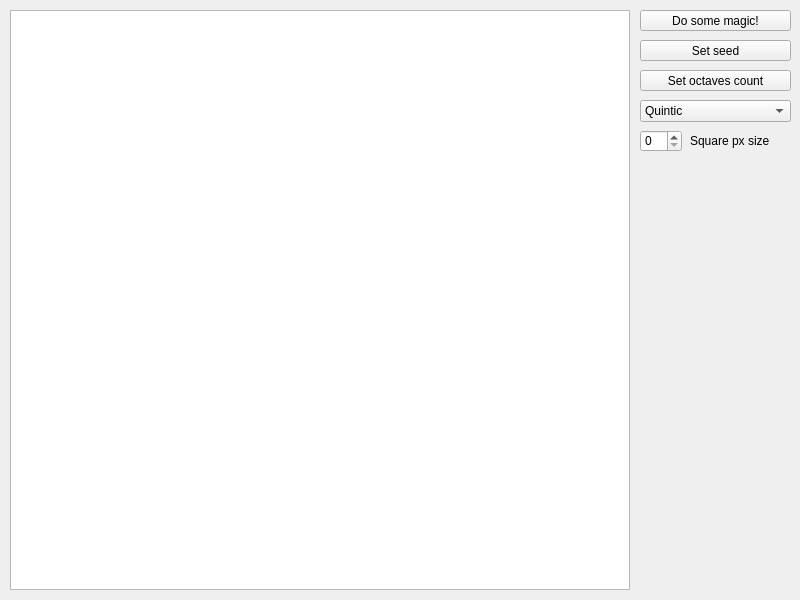
<?xml version="1.0" encoding="UTF-8"?>
<ui version="4.0">
 <class>MainWindow</class>
 <widget class="QMainWindow" name="MainWindow">
  <property name="geometry">
   <rect>
    <x>0</x>
    <y>0</y>
    <width>800</width>
    <height>600</height>
   </rect>
  </property>
  <property name="windowTitle">
   <string>MainWindow</string>
  </property>
  <widget class="QWidget" name="centralwidget">
   <widget class="QGraphicsView" name="graphicsView">
    <property name="geometry">
     <rect>
      <x>10</x>
      <y>10</y>
      <width>620</width>
      <height>580</height>
     </rect>
    </property>
   </widget>
   <widget class="QPushButton" name="magicBtn">
    <property name="geometry">
     <rect>
      <x>640</x>
      <y>10</y>
      <width>151</width>
      <height>21</height>
     </rect>
    </property>
    <property name="text">
     <string>Do some magic!</string>
    </property>
   </widget>
   <widget class="QPushButton" name="setSeedBtn">
    <property name="geometry">
     <rect>
      <x>640</x>
      <y>40</y>
      <width>151</width>
      <height>21</height>
     </rect>
    </property>
    <property name="text">
     <string>Set seed</string>
    </property>
   </widget>
   <widget class="QComboBox" name="comboBox">
    <property name="geometry">
     <rect>
      <x>640</x>
      <y>100</y>
      <width>151</width>
      <height>22</height>
     </rect>
    </property>
    <item>
     <property name="text">
      <string>Quintic</string>
     </property>
    </item>
    <item>
     <property name="text">
      <string>Cosine</string>
     </property>
    </item>
    <item>
     <property name="text">
      <string>Cubic</string>
     </property>
    </item>
    <item>
     <property name="text">
      <string>Linear</string>
     </property>
    </item>
   </widget>
   <widget class="QPushButton" name="setOctavesBtn">
    <property name="geometry">
     <rect>
      <x>640</x>
      <y>70</y>
      <width>151</width>
      <height>21</height>
     </rect>
    </property>
    <property name="text">
     <string>Set octaves count</string>
    </property>
   </widget>
   <widget class="QSpinBox" name="squarePxSize">
    <property name="geometry">
     <rect>
      <x>640</x>
      <y>130</y>
      <width>42</width>
      <height>22</height>
     </rect>
    </property>
   </widget>
   <widget class="QLabel" name="label">
    <property name="geometry">
     <rect>
      <x>690</x>
      <y>130</y>
      <width>81</width>
      <height>21</height>
     </rect>
    </property>
    <property name="text">
     <string>Square px size</string>
    </property>
   </widget>
  </widget>
 </widget>
 <resources/>
 <connections/>
</ui>
